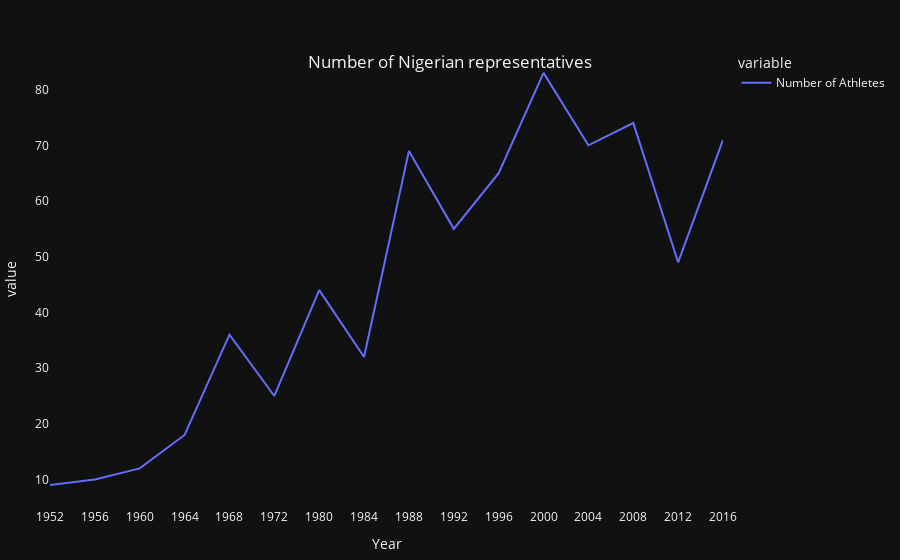

Notebook cell for this chart:
### Markdown cell above
## Visualizing Number of Nigerian athletes in every olympics

### Code cell
naija_athletes_graph = px.line(naija_athletes, x = 'Year', y=['Number of Athletes'], template = 'plotly_dark')

naija_athletes_graph.update_layout(margin=dict(l=10,
                               r=10,
                               t=50,
                               b=10),
                 title={
        'text': 'Number of Nigerian representatives',
        'y':0.9,
        'x':0.5,
        'xanchor': 'center',
        'yanchor': 'top'})

naija_athletes_graph.update_xaxes(visible=True, showticklabels=True,
                showgrid = False,
                                 type='category')

naija_athletes_graph.update_yaxes(showgrid = False)

### Figure 1 — Plotly figure (JSON) as saved in the notebook; plotly's stock layout.template omitted (floating-point values rounded to 4 significant figures)
{"data": [{"hovertemplate": "variable=Number of Athletes<br>Year=%{x}<br>value=%{y}<extra></extra>", "legendgroup": "Number of Athletes", "line": {"color": "#636efa", "dash": "solid"}, "marker": {"symbol": "circle"}, "mode": "lines", "name": "Number of Athletes", "orientation": "v", "showlegend": true, "type": "scatter", "x": [1952, 1956, 1960, 1964, 1968, 1972, 1980, 1984, 1988, 1992, 1996, 2000, 2004, 2008, 2012, 2016], "xaxis": "x", "y": [9, 10, 12, 18, 36, 25, 44, 32, 69, 55, 65, 83, 70, 74, 49, 71], "yaxis": "y"}], "layout": {"legend": {"title": {"text": "variable"}, "tracegroupgap": 0}, "margin": {"b": 10, "l": 10, "r": 10, "t": 50}, "title": {"text": "Number of Nigerian representatives", "x": 0.5, "xanchor": "center", "y": 0.9, "yanchor": "top"}, "xaxis": {"anchor": "y", "domain": [0, 1], "showgrid": false, "showticklabels": true, "title": {"text": "Year"}, "type": "category", "visible": true}, "yaxis": {"anchor": "x", "domain": [0, 1], "showgrid": false, "title": {"text": "value"}}}}
